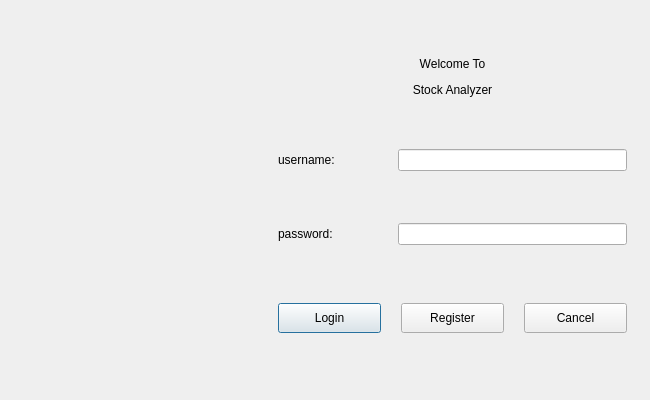
<?xml version="1.0" encoding="UTF-8"?>
<ui version="4.0">
 <class>Dialog</class>
 <widget class="QDialog" name="Dialog">
  <property name="geometry">
   <rect>
    <x>0</x>
    <y>0</y>
    <width>650</width>
    <height>400</height>
   </rect>
  </property>
  <property name="minimumSize">
   <size>
    <width>650</width>
    <height>400</height>
   </size>
  </property>
  <property name="maximumSize">
   <size>
    <width>99999</width>
    <height>99999</height>
   </size>
  </property>
  <property name="windowTitle">
   <string>Login</string>
  </property>
  <layout class="QHBoxLayout" name="horizontalLayout_2">
   <item>
    <layout class="QHBoxLayout" name="horizontalLayout" stretch="2,3">
     <item>
      <layout class="QHBoxLayout" name="horizontalLayout_3">
       <item>
        <widget class="QLabel" name="lb_img">
         <property name="sizePolicy">
          <sizepolicy hsizetype="Preferred" vsizetype="Expanding">
           <horstretch>0</horstretch>
           <verstretch>0</verstretch>
          </sizepolicy>
         </property>
         <property name="text">
          <string/>
         </property>
         <property name="pixmap">
          <pixmap resource="../img.qrc">:/login.png</pixmap>
         </property>
         <property name="scaledContents">
          <bool>true</bool>
         </property>
         <property name="alignment">
          <set>Qt::AlignCenter</set>
         </property>
        </widget>
       </item>
      </layout>
     </item>
     <item>
      <layout class="QVBoxLayout" name="verticalLayout" stretch="3,2,2,2">
       <property name="leftMargin">
        <number>6</number>
       </property>
       <property name="rightMargin">
        <number>6</number>
       </property>
       <item>
        <layout class="QHBoxLayout" name="horizontalLayout_4">
         <item>
          <widget class="QLabel" name="label">
           <property name="sizePolicy">
            <sizepolicy hsizetype="Expanding" vsizetype="Fixed">
             <horstretch>0</horstretch>
             <verstretch>0</verstretch>
            </sizepolicy>
           </property>
           <property name="styleSheet">
            <string notr="true">font: 75 16pt &quot;Arial&quot;;</string>
           </property>
           <property name="text">
            <string>&lt;html&gt;&lt;head/&gt;&lt;body&gt;&lt;p&gt;Welcome To&lt;/p&gt;&lt;p&gt;Stock Analyzer&lt;/p&gt;&lt;/body&gt;&lt;/html&gt;</string>
           </property>
           <property name="alignment">
            <set>Qt::AlignCenter</set>
           </property>
          </widget>
         </item>
        </layout>
       </item>
       <item>
        <layout class="QHBoxLayout" name="horizontalLayout_7" stretch="1,2">
         <property name="leftMargin">
          <number>6</number>
         </property>
         <property name="rightMargin">
          <number>6</number>
         </property>
         <item>
          <widget class="QLabel" name="label_2">
           <property name="enabled">
            <bool>true</bool>
           </property>
           <property name="sizePolicy">
            <sizepolicy hsizetype="Preferred" vsizetype="Preferred">
             <horstretch>0</horstretch>
             <verstretch>0</verstretch>
            </sizepolicy>
           </property>
           <property name="styleSheet">
            <string notr="true">font: 75 9pt &quot;Arial&quot;;</string>
           </property>
           <property name="text">
            <string>username:</string>
           </property>
          </widget>
         </item>
         <item>
          <widget class="QLineEdit" name="le_user">
           <property name="sizePolicy">
            <sizepolicy hsizetype="Expanding" vsizetype="Fixed">
             <horstretch>0</horstretch>
             <verstretch>0</verstretch>
            </sizepolicy>
           </property>
          </widget>
         </item>
        </layout>
       </item>
       <item>
        <layout class="QHBoxLayout" name="horizontalLayout_6" stretch="1,2">
         <property name="leftMargin">
          <number>6</number>
         </property>
         <property name="rightMargin">
          <number>6</number>
         </property>
         <item>
          <widget class="QLabel" name="label_3">
           <property name="enabled">
            <bool>true</bool>
           </property>
           <property name="sizePolicy">
            <sizepolicy hsizetype="Preferred" vsizetype="Preferred">
             <horstretch>0</horstretch>
             <verstretch>0</verstretch>
            </sizepolicy>
           </property>
           <property name="styleSheet">
            <string notr="true">font: 75 9pt &quot;Arial&quot;;</string>
           </property>
           <property name="text">
            <string>password:</string>
           </property>
          </widget>
         </item>
         <item>
          <widget class="QLineEdit" name="le_pwd">
           <property name="sizePolicy">
            <sizepolicy hsizetype="Expanding" vsizetype="Fixed">
             <horstretch>0</horstretch>
             <verstretch>0</verstretch>
            </sizepolicy>
           </property>
           <property name="echoMode">
            <enum>QLineEdit::Password</enum>
           </property>
          </widget>
         </item>
        </layout>
       </item>
       <item>
        <layout class="QHBoxLayout" name="horizontalLayout_5" stretch="1,1,1">
         <property name="spacing">
          <number>20</number>
         </property>
         <property name="leftMargin">
          <number>6</number>
         </property>
         <property name="topMargin">
          <number>6</number>
         </property>
         <property name="rightMargin">
          <number>6</number>
         </property>
         <property name="bottomMargin">
          <number>6</number>
         </property>
         <item>
          <widget class="QPushButton" name="btn_login">
           <property name="sizePolicy">
            <sizepolicy hsizetype="Preferred" vsizetype="Fixed">
             <horstretch>0</horstretch>
             <verstretch>0</verstretch>
            </sizepolicy>
           </property>
           <property name="minimumSize">
            <size>
             <width>0</width>
             <height>30</height>
            </size>
           </property>
           <property name="text">
            <string>Login</string>
           </property>
          </widget>
         </item>
         <item>
          <widget class="QPushButton" name="btn_reg">
           <property name="sizePolicy">
            <sizepolicy hsizetype="Preferred" vsizetype="Fixed">
             <horstretch>0</horstretch>
             <verstretch>0</verstretch>
            </sizepolicy>
           </property>
           <property name="minimumSize">
            <size>
             <width>0</width>
             <height>30</height>
            </size>
           </property>
           <property name="text">
            <string>Register</string>
           </property>
          </widget>
         </item>
         <item>
          <widget class="QPushButton" name="btn_exit">
           <property name="sizePolicy">
            <sizepolicy hsizetype="Preferred" vsizetype="Fixed">
             <horstretch>0</horstretch>
             <verstretch>0</verstretch>
            </sizepolicy>
           </property>
           <property name="minimumSize">
            <size>
             <width>0</width>
             <height>30</height>
            </size>
           </property>
           <property name="text">
            <string>Cancel</string>
           </property>
          </widget>
         </item>
        </layout>
       </item>
      </layout>
     </item>
    </layout>
   </item>
  </layout>
 </widget>
 <resources>
  <include location="../img.qrc"/>
 </resources>
 <connections/>
</ui>
